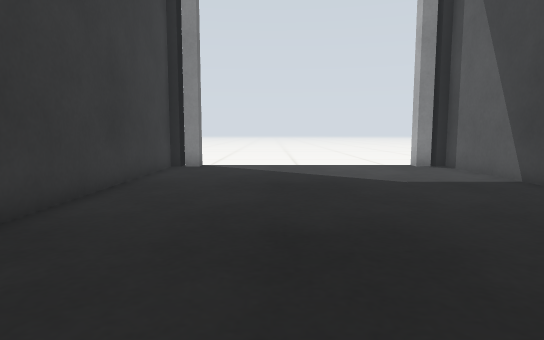
View 1 (above)

12 first-person views from a walk through a Gazebo world. The camera is 0.07 m above the floor, tilts 6° down and sees 75° across. The floor is counted in squares, 0.05 m on a side. Each view is taken from the middle of a square. On the plan, view 1 faces up. The plan holds only what a view shows up to about 15 squares ahead; the rest is blank.

View 2
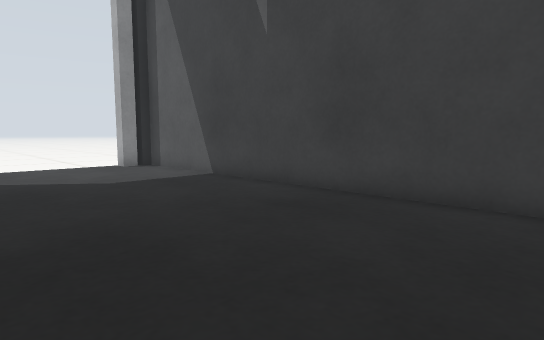

View 3
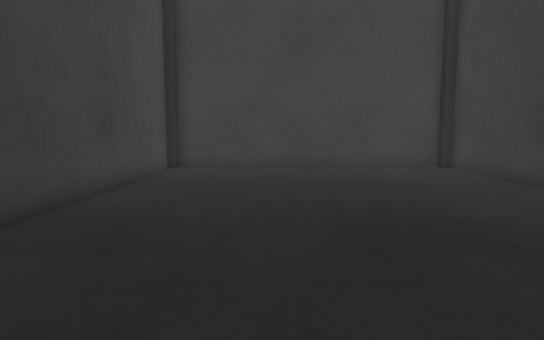

View 4
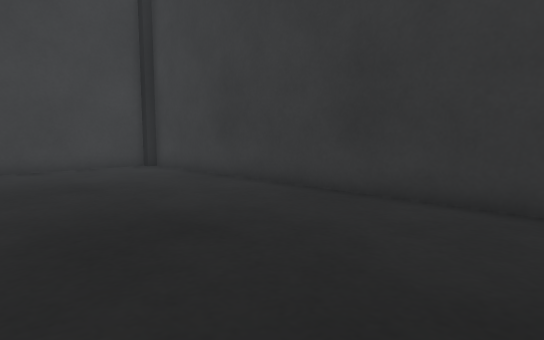

View 5
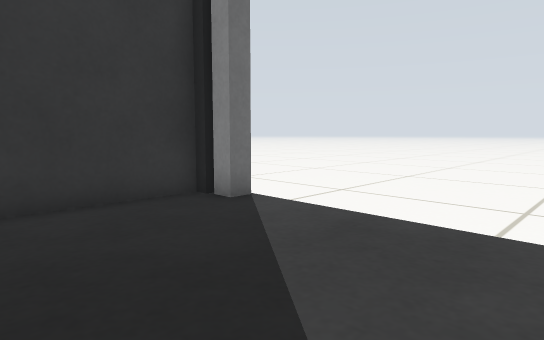

View 6
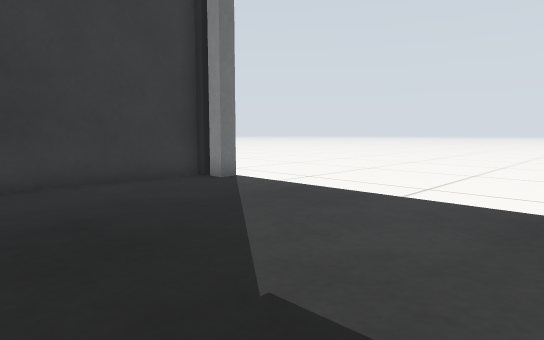

View 7
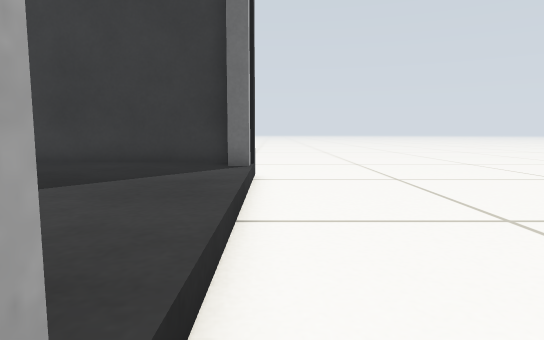

View 8
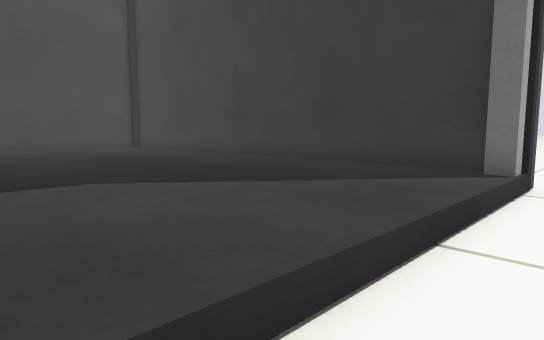

View 9
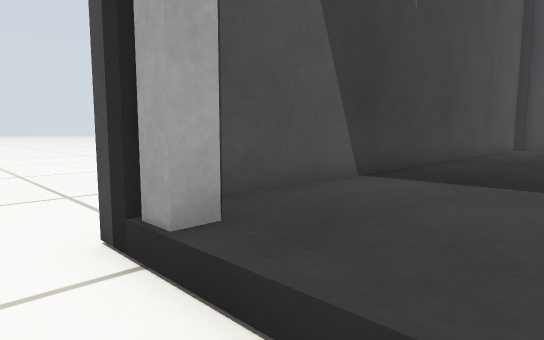

View 10
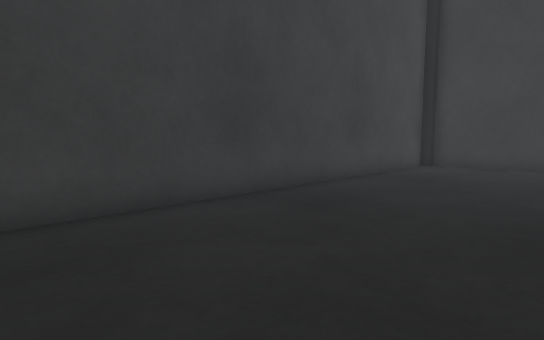

View 11
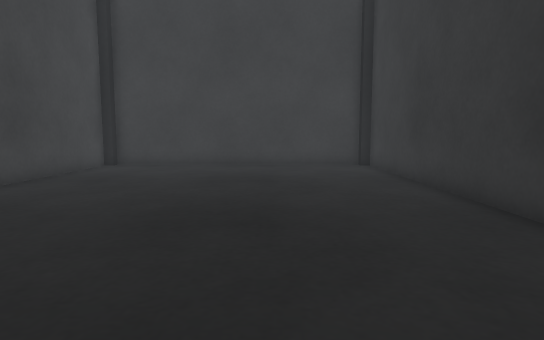

View 12
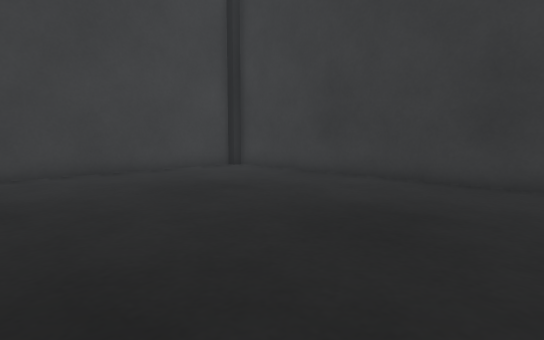

### Floor plan
Key: @ floor where view 1 was taken; # wall or solid block; . floor; P black post; G grey post.
Columns run from 6 left of view 1 to 9 right of it. Each row starts with its distance up from view 1.
 17 ..............
 16 ................
 15 ..PG........GP..
 14   #..........#
 13   #..........#
 12   #..........#
 11   #..........#
 10   #..........#
  9   #..........#
  8   #..........#
  7   #..........#
  6   #..........#
  5   #..........#
  4   #..........#
  3   #..........#
  2   #..........#
  1   #..........#
  0   #...@......#
 -1   #..........#
 -2   #..........#
 -3   #..........#
 -4   #..........#
 -5   #..........#
 -6   P##########P

Where each view was taken, in squares from view 1:
view 1: 0 up, 0 right, facing up
view 2: 0 up, 0 right, facing up-right
view 3: 9 up, 3 right, facing down
view 4: 9 up, 3 right, facing down-left
view 5: 10 up, 3 right, facing up-left
view 6: 8 up, 6 right, facing up-left
view 7: 16 up, 7 right, facing left
view 8: 17 up, 6 right, facing down-left
view 9: 17 up, 3 right, facing down-right
view 10: 10 up, 1 right, facing down-right
view 11: 10 up, 0 right, facing down
view 12: 7 up, 6 right, facing down-left
